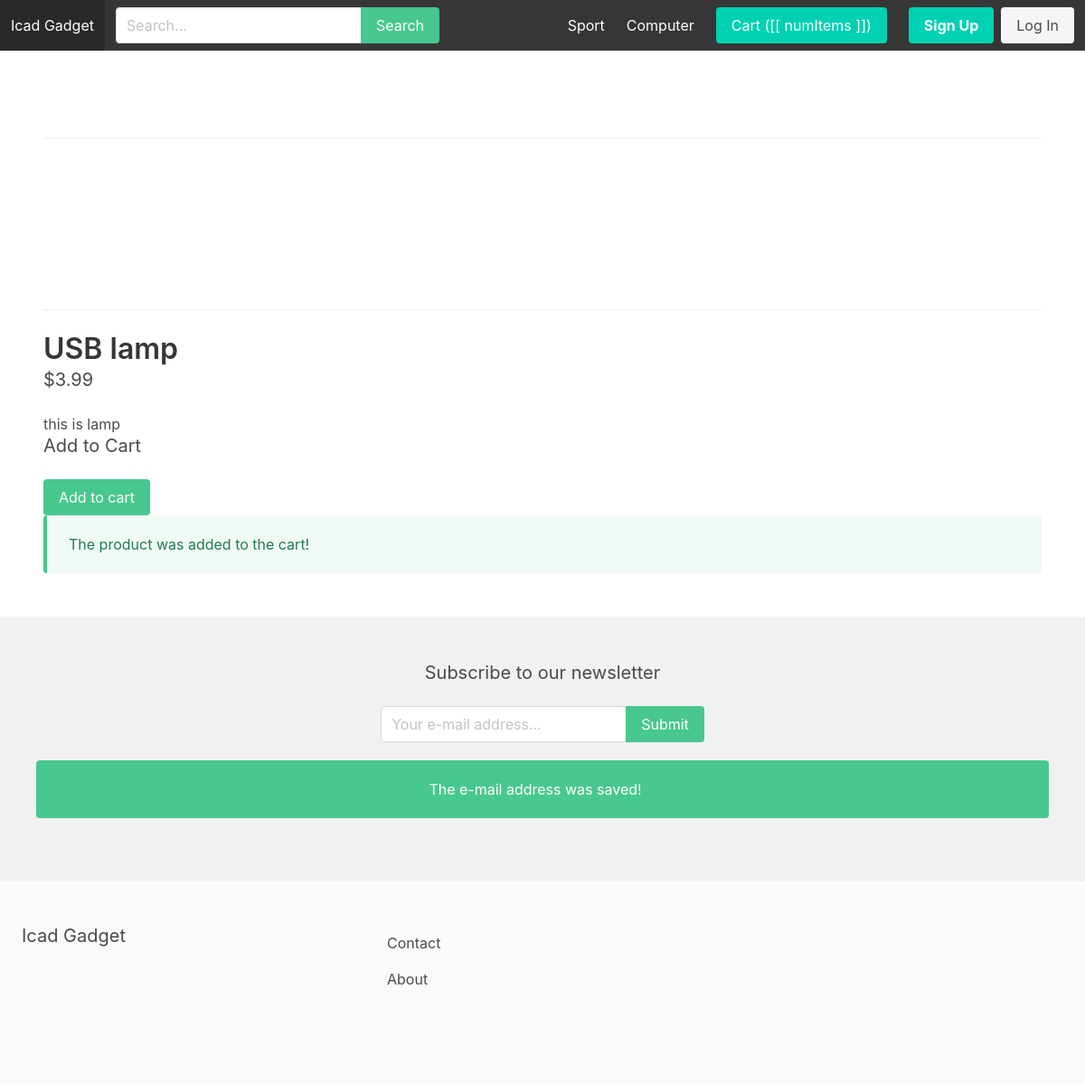
/computer/usb-lamp/, run on an earlier commit of the app's database.
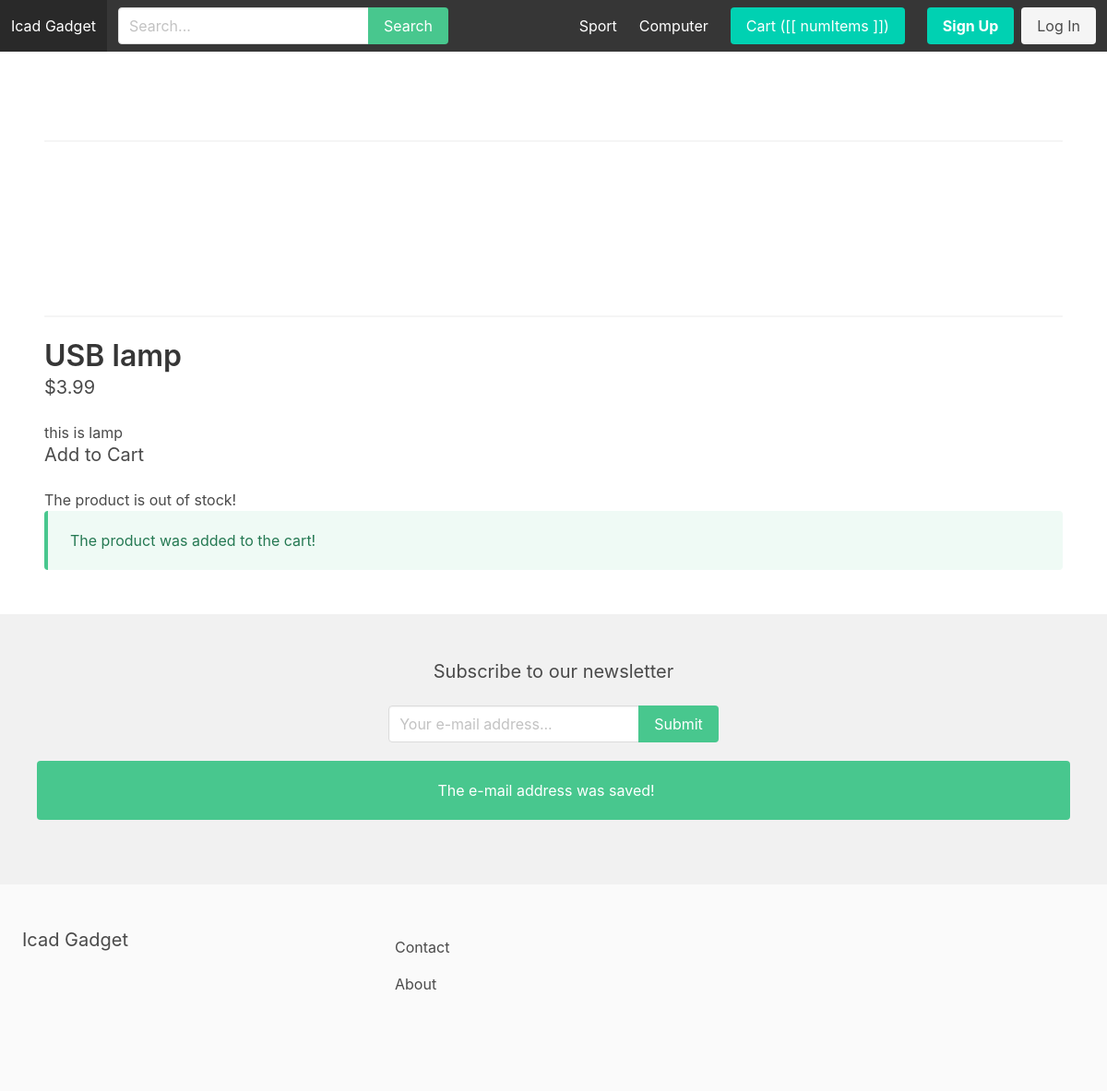
And on a later commit of the database.
### apps/store/views.py (the view)
# urls.py: path('<slug:category_slug>/<slug:slug>/', product_detail, name='product_detail'),
def product_detail(request, category_slug, slug):
    product = get_object_or_404(Product, slug=slug)
    if product.parent:
        return redirect('product_detail', category_slug=category_slug, slug=product.parent.slug)
    imagesstring = "{'thumbnail': '%s', 'image': '%s'}," % (product.thumbnail.url, product.image.url)
    for image in product.images.all():
        imagesstring = imagesstring + ("{'thumbnail': '%s', 'image': '%s'}," % (image.thumbnail.url, image.image.url))
    cart = Cart(request)
    if cart.has_product(product.id):
        product.in_cart = True
    else:
        product.in_cart = False
    context = {
        'product': product,
        'imagesstring': imagesstring
    }
    return render(request, 'product_detail.html', context)

### apps/cart/cart.py (called while the page is built, shortened)
    def __iter__(self):
        product_ids = list(self.cart.keys())
        products = Product.objects.filter(id__in=product_ids)
        product_map = {str(p.id): p for p in products}

    def has_product(self, product_id):
        if str(product_id) in self.cart:
            return True
        else:
            return False

    def get_total_length(self):
        return sum(int(item['quantity']) for item in self.cart.values())

    def get_total_cost(self):
        return sum(item['total_price'] for item in self)

### apps/cart/context_processors.py (called while the page is built)
def cart(request):
    return {'cart': Cart(request)}

### apps/store/context_processors.py (called while the page is built)
def menu_categories(request):
    categories = Category.objects.all()
    return {'menu_categories': categories}

### apps/store/templates/product_detail.html (shortened to what the changed rows need)
{% extends 'base.html' %}
{% block content %}
    <div id="productapp">
        {% if product.images.all %}
            <hr>
                <div class="columns">
                    <div class="column is-2" v-for="image in images">
                    </div>
                </div>
        {% endif %}
        <hr>
        <h1 class='title'>{{ product.title }}</h1>
        <h2 class='subtitle'>${{ product.price }}</h2>
        {% if product.description %}
            <p>{{ product.description }}</p>
        {% endif %}
        <h2 class="subtitle">Add to Cart</h2>
        {% if product.variants.all %}
            <div class="columns">
                <div class="column is-6">
                    <table class="table is-fullwidth">
                        <tbody>
                            <tr>
                                <td>
                                    <figure class="image is-48x48">
                                        {% if product.thumbnail.url %}
                                            <img src="{{ product.thumbnail.url }}">
                                        {% endif %}
                                    </figure>
                                </td>
                                <td>
                                    {{ product.title }}
                                </td>
                                <td>
                                    {% if product.in_cart %}
                                        <p>Already in Cart!</p>
                                    {% else %}
                                        {% if product.num_available > 0 %}
                                            <button @click="addToCart({{ product.id }})" class="button is-success">Add to cart</button>
                                        {% else %}
                                            <p>The product is out of stock!</p>
                                        {% endif %}
                                    {% endif %}
                                </td>
                            </tr>
                            {% for variant in product.variants.all %}
                                <tr>
                                    <td>
                                        <figure class="image is-48x48">
                                            {% if variant.thumbnail.url %}
                                                <img src="{{ variant.thumbnail.url }}">
                                            {% endif %}
                                        </figure>
                                    </td>
                                    <td>
                                        {{ variant.title }}
                                    </td>
                                    <td>
                                        {% if variant.in_cart %}
                                            <p>Already in Cart!</p>
                                        {% else %}
                                            {% if variant.num_available > 0 %}
                                                <button @click="addToCart({{ variant.id }})" class="button is-success">Add to cart</button>
                                            {% else %}
                                                <p>The product is out of stock!</p>
                                            {% endif %}
                                        {% endif %}
                                    </td>
                                </tr>
                            {% endfor %}
                        </tbody>
                    </table>
                </div>
            </div>
        {% else %}
            {% if product.in_cart %}
                <p>Already in Cart!</p>
            {% else %}
                {% if product.num_available > 0 %}
                    <button @click="addToCart({{ product.id }})" class="button is-success">Add to cart</button>
                {% else %}
                    <p>The product is out of stock!</p>
                {% endif %}
            {% endif %}
        {% endif %}
        <article class="message is-success" v-if="showMessage">
            <div class="message-body">
            </div>
        </article>
    </div>
{% endblock %}

What changed in the data, as far as the page shows it:
changed Product "USB lamp": num_available 1 → 0 (drawn)
Also different on the page:
text no longer shown: "Add to cart"
text now shown: "The product is out of stock!"
